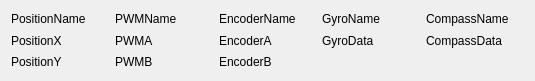
<?xml version="1.0" encoding="UTF-8"?>
<ui version="4.0">
 <class>DataTable</class>
 <widget class="QFrame" name="DataTable">
  <property name="geometry">
   <rect>
    <x>0</x>
    <y>0</y>
    <width>535</width>
    <height>81</height>
   </rect>
  </property>
  <property name="windowTitle">
   <string>Frame</string>
  </property>
  <layout class="QGridLayout" name="gridLayout">
   <item row="2" column="1">
    <widget class="QLabel" name="PWMB">
     <property name="text">
      <string>PWMB</string>
     </property>
    </widget>
   </item>
   <item row="0" column="0">
    <widget class="QLabel" name="PositionName">
     <property name="text">
      <string>PositionName</string>
     </property>
    </widget>
   </item>
   <item row="0" column="1">
    <widget class="QLabel" name="PWMName">
     <property name="text">
      <string>PWMName</string>
     </property>
    </widget>
   </item>
   <item row="1" column="2">
    <widget class="QLabel" name="EncoderA">
     <property name="text">
      <string>EncoderA</string>
     </property>
    </widget>
   </item>
   <item row="1" column="3">
    <widget class="QLabel" name="GyroData">
     <property name="text">
      <string>GyroData</string>
     </property>
    </widget>
   </item>
   <item row="2" column="0">
    <widget class="QLabel" name="PositionY">
     <property name="text">
      <string>PositionY</string>
     </property>
    </widget>
   </item>
   <item row="1" column="0">
    <widget class="QLabel" name="PositionX">
     <property name="text">
      <string>PositionX</string>
     </property>
    </widget>
   </item>
   <item row="1" column="1">
    <widget class="QLabel" name="PWMA">
     <property name="text">
      <string>PWMA</string>
     </property>
    </widget>
   </item>
   <item row="2" column="2">
    <widget class="QLabel" name="EncoderB">
     <property name="text">
      <string>EncoderB</string>
     </property>
    </widget>
   </item>
   <item row="0" column="3">
    <widget class="QLabel" name="GyroName">
     <property name="text">
      <string>GyroName</string>
     </property>
    </widget>
   </item>
   <item row="0" column="2">
    <widget class="QLabel" name="EncoderName">
     <property name="text">
      <string>EncoderName</string>
     </property>
    </widget>
   </item>
   <item row="0" column="4">
    <widget class="QLabel" name="CompassName">
     <property name="text">
      <string>CompassName</string>
     </property>
    </widget>
   </item>
   <item row="1" column="4">
    <widget class="QLabel" name="CompassData">
     <property name="text">
      <string>CompassData</string>
     </property>
    </widget>
   </item>
  </layout>
 </widget>
 <resources/>
 <connections/>
</ui>
